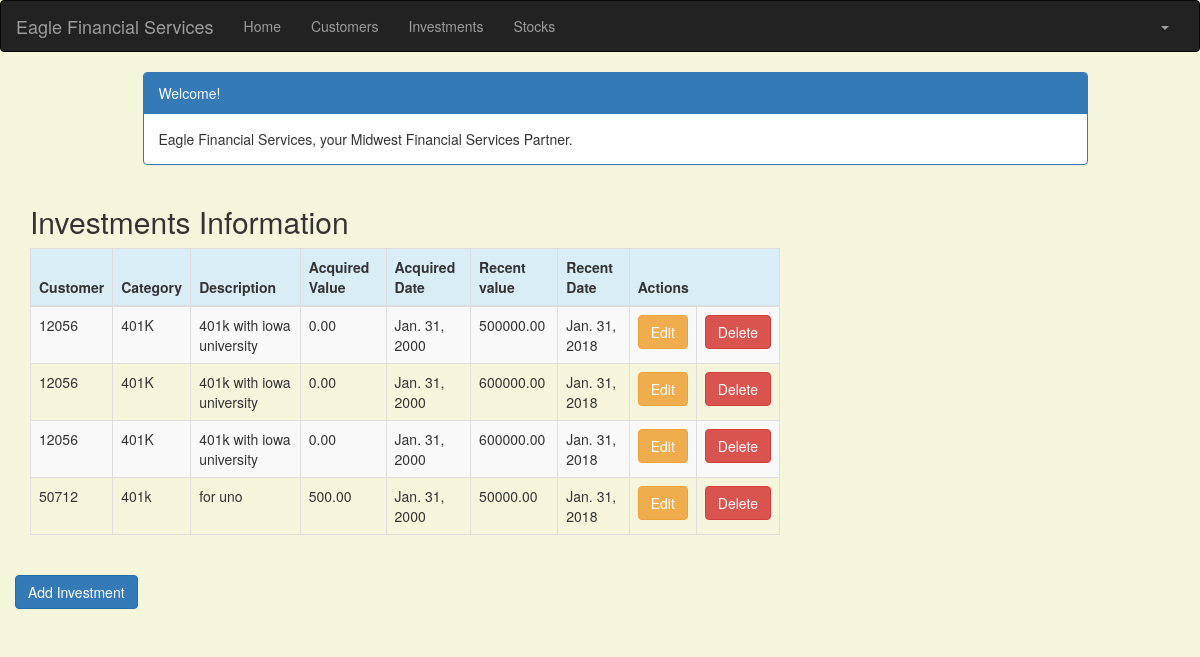
The app's page /investment/ (signed in) with its own data.
### portfolio/models.py (models this page shows, shortened)
class Investment(models.Model):
    customer = models.ForeignKey(Customer, related_name='investments')
    category = models.CharField(max_length=50)
    description = models.CharField(max_length=200)
    acquired_value = models.DecimalField(max_digits=10, decimal_places=2)
    acquired_date = models.DateField(default=timezone.now)
    recent_value = models.DecimalField(max_digits=10, decimal_places=2)
    recent_date = models.DateField(default=timezone.now, blank=True, null=True)

class Customer(models.Model):
    name = models.CharField(max_length=50)
    address = models.CharField(max_length=200)
    cust_number = models.IntegerField(blank=False, null=False)
    city = models.CharField(max_length=50)
    state = models.CharField(max_length=50)
    zipcode = models.CharField(max_length=10)
    email = models.EmailField(max_length=200)
    cell_phone = models.CharField(max_length=50)
    created_date = models.DateTimeField(
        default=timezone.now)
    updated_date = models.DateTimeField(auto_now_add=True)
    def __str__(self):
        return str(self.cust_number)

### portfolio/views.py (the view)
# urls.py: url(r'^investment/$', views.investment_list, name='investment_list'),
@login_required
def investment_list(request):
   investments = Investment.objects.filter(acquired_date__lte=timezone.now())
   return render(request, 'portfolio/investment_list.html', {'investments': investments})

### portfolio/templates/portfolio/investment_list.html (shortened to what this page needs)
{% extends 'portfolio/base.html' %}
{% block content %}
    <!DOCTYPE html>
    <html>
    <head>
        <link rel="stylesheet" href="https://maxcdn.bootstrapcdn.com/bootstrap/3.3.4/css/bootstrap.min.css">
    </head>
    <body>
    <div class="container">
        <div class="row">
            <div class="col-md-10 col-md-offset-1">
                <div class="panel panel-primary">
                    <div class="panel-heading">Welcome!</div>
                    <div class="panel-body">
                        Eagle Financial Services, your Midwest Financial Services Partner.
                    </div>
                </div>
            </div>
        </div>
    </div>
    <div class="row">
        <h2 style="padding-left: 15Px">Investments Information</h2>
    </div>
    <div>
        <table class="table table-striped table-bordered table-hover">
            <thead>
            <tr class="bg-info">
                <th>Customer</th>
                <th>Category</th>
                <th>Description</th>
                <th>Acquired Value</th>
                <th>Acquired Date</th>
                <th>Recent value</th>
                <th>Recent Date</th>
                <th colspan="3">Actions</th>
            </tr>
            </thead>
            <tbody>
            {% for investment in investments %}
                <tr>
                    <td>{{ investment.customer }}</td>
                    <td>{{ investment.category }}</td>
                    <td>{{ investment.description }}</td>
                    <td>{{ investment.acquired_value }}</td>
                    <td>{{ investment.acquired_date }}</td>
                    <td>{{ investment.recent_value}}</td>
                    <td>{{ investment.recent_date}}</td>
                    <td><a href="{% url 'portfolio:investment_edit' pk=investment.pk %}"
                           class="btn btn-warning">Edit</a></td>
                    <td><a href="{% url 'portfolio:investment_delete' investment.pk %}"
                           onclick="return confirm('Are you sure you want to delete?')"
                           class="btn btn-danger">Delete</a>
                    </td>
                </tr>
            {% endfor %}
            </tbody>
        </table>
     <div class="row">
            <a href="{% url 'portfolio:investment_new' %}" class="row"><span
                    class="btn btn-primary">Add Investment</span></a>
        </div>
    </div>
    </body>
    </html>
{% endblock %}

### portfolio/templates/portfolio/base.html (shortened to what this page needs)
{% load staticfiles %}
<!DOCTYPE html>
<html lang="en">
<head>
    <link rel="stylesheet" href="https://maxcdn.bootstrapcdn.com/bootstrap/3.3.7/css/bootstrap.min.css">
</head>
<body id="app-layout">
<nav class="navbar navbar-inverse">
    <div class="container-fluid">
        <div class="navbar-header">
            <a class="navbar-brand" href="/">
                Eagle Financial Services
            </a>
        </div>
        <div class="collapse navbar-collapse" id="myNavbar">
            <ul class="nav navbar-nav">
                <li><a href="{% url 'portfolio:home' %}">Home</a></li>
                <li><a href="{% url 'portfolio:customer_list' %}">Customers</a></li>
                <li><a href="{% url 'portfolio:investment_list' %}">Investments</a></li>
                <li><a href="{% url 'portfolio:stock_list' %}">Stocks</a></li>
            </ul>
            <ul class="nav navbar-nav navbar-right">
                {% if user.is_authenticated %}
                    <li class="dropdown">
                        <a href="#" class="dropdown-toggle" data-toggle="dropdown" role="button" aria-expanded="false">
                            <span class="caret"></span>
                        </a>
                    </li>
                {% else %}
                    <li><a href="{% url 'login' %}"><span class="glyphicon glyphicon-log-in"></span> Login</a></li>
                {% endif %}
            </ul>
        </div>
    </div>
</nav>
<div class="content container">
    <div class="row">
        <div class="col-md-8">
            {% block content %}{% endblock %}
        </div>
    </div>
</body>
</html>

### portfolio/templates/portfolio/base.html (style rules this page uses)
.navbar { margin-bottom: 0; border-radius: 0; }

### portfolio/templates/portfolio/investment_list.html (style rules this page uses)
body { background-color: beige; }

### records on screen
Investment: customer "12056", category "401K", description "401k with iowa university", acquired_value "0.00", acquired_date "Jan. 31, 2000", recent_value "500000.00", recent_date "Jan. 31, 2018"
Investment: customer "12056", category "401K", description "401k with iowa university", acquired_value "0.00", acquired_date "Jan. 31, 2000", recent_value "600000.00", recent_date "Jan. 31, 2018"
Investment: customer "12056", category "401K", description "401k with iowa university", acquired_value "0.00", acquired_date "Jan. 31, 2000", recent_value "600000.00", recent_date "Jan. 31, 2018"
Investment: customer "50712", category "401k", description "for uno", acquired_value "500.00", acquired_date "Jan. 31, 2000", recent_value "50000.00", recent_date "Jan. 31, 2018"
